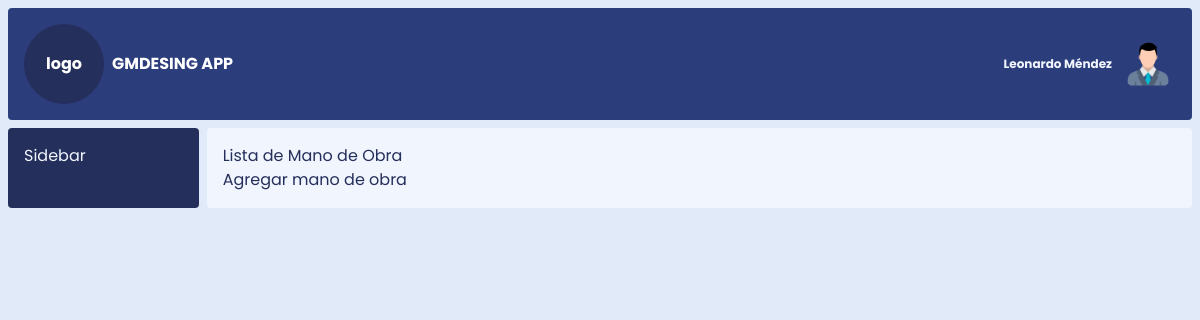
Page /mano_de_obra on the earlier database version.
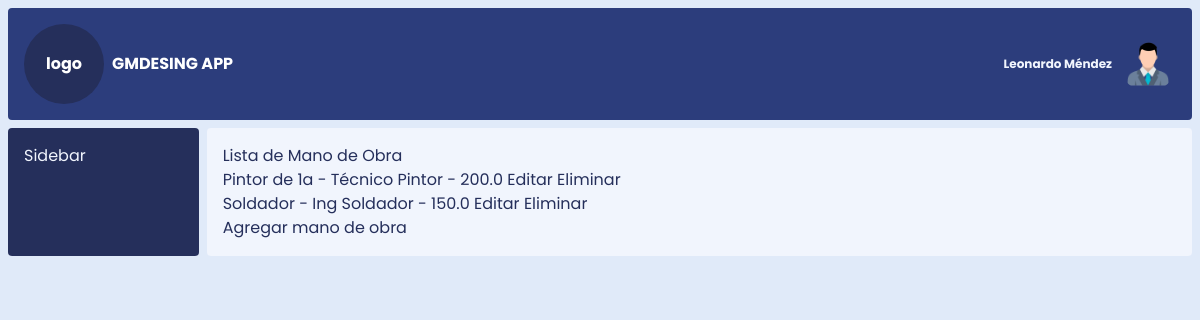
Same page on the later database version.
### models.py (models this page shows)
class ManoDeObra(db.Model):
    id_mano_de_obra = db.Column(db.Integer, primary_key=True)
    nombre_mano_de_obra = db.Column(db.String(100), nullable=False)
    descripcion_mano_de_obra = db.Column(db.Text)
    costo_hora = db.Column(db.Float)

### app.py (the view)
@app.route('/mano_de_obra')
def listar_mano_de_obra():
    mano_de_obra_lista = ManoDeObra.query.all()
    return render_template('listar_mano_de_obra.html', mano_de_obra_lista=mano_de_obra_lista, datos=datos)

### templates/listar_mano_de_obra.html
{% extends 'base.html' %}
{% block content %}
    <h1>Lista de Mano de Obra</h1>
    <ul>
        {% for mano_de_obra in mano_de_obra_lista %}
            <li>{{ mano_de_obra.nombre_mano_de_obra }} - {{ mano_de_obra.descripcion_mano_de_obra or "Sin descripción" }} - {{ mano_de_obra.costo_hora or "Sin costo" }}
                <a href="{{ url_for('editar_mano_de_obra', id_mano_de_obra=mano_de_obra.id_mano_de_obra) }}">Editar</a>
                <a href="{{ url_for('eliminar_mano_de_obra', id_mano_de_obra=mano_de_obra.id_mano_de_obra) }}">Eliminar</a>
            </li>
        {% endfor %}
    </ul>
        <a href="{{ url_for('crear_mano_de_obra') }}">Agregar mano de obra</a>
{% endblock %}

Differences in the rows shown:
added ManoDeObra: nombre_mano_de_obra "Pintor de 1a", descripcion_mano_de_obra "Técnico Pintor", costo_hora "200.0"
added ManoDeObra: nombre_mano_de_obra "Soldador", descripcion_mano_de_obra "Ing Soldador", costo_hora "150.0"
